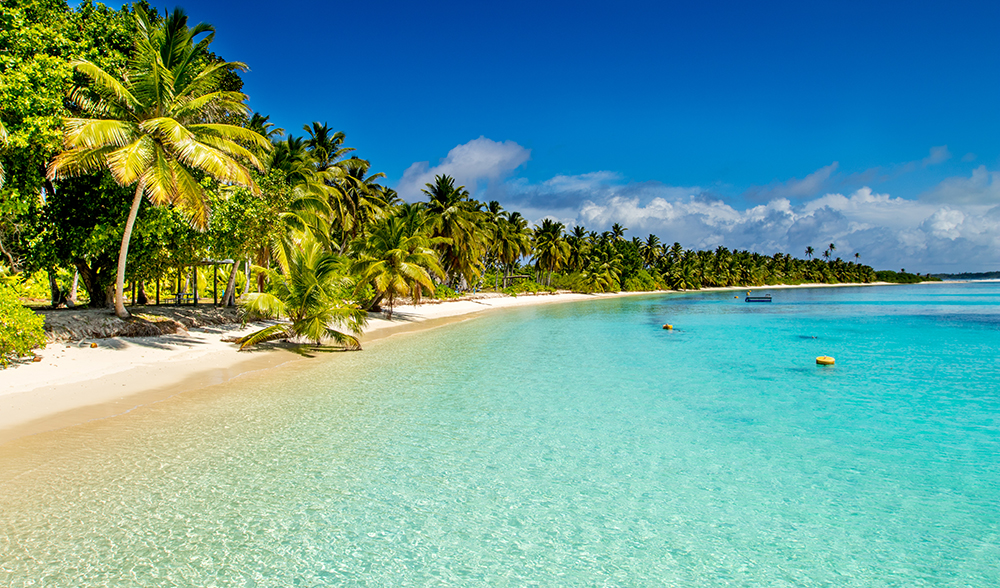
#> input picture 01_openCV/images/playa.jpg, 1000 x 588 px
$ python 05_ComputerVision_Algorithms.py
#> lines starting #> are read from the running program, lines starting #| are printed output that depends on the picture
import cv2
import numpy as np

img = cv2.imread('./images/playa.jpg', 0)
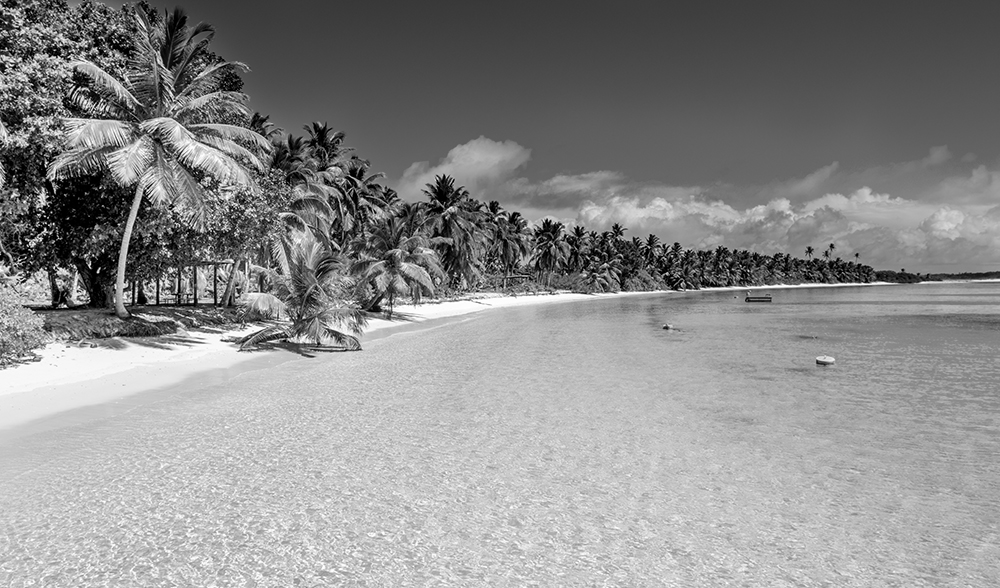
#> img: shape (588, 1000); min 0, max 255, mean 139.9
#cv2.imshow('original image', img)
#cv2.waitKey(0)

## SIFT feature detector
siftimg = np.zeros(np.shape(img), dtype=np.uint8)
sift = cv2.xfeatures2d.SIFT_create()
kp = sift.detect(img, None)
#> kp = 3857 keypoints; strongest (x, y, size): (65, 306, 1.9), (45, 229, 1.8), (20, 243, 2), (137, 282, 1.8)
siftimg = cv2.drawKeypoints(img, kp, siftimg)
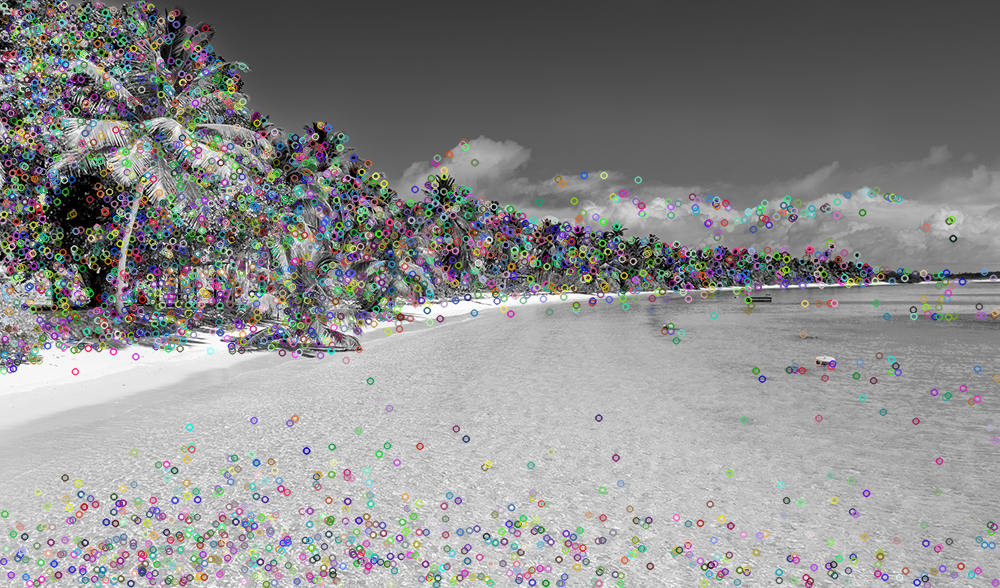
#> siftimg: shape (588, 1000, 3); mean of channels 0, 1, 2 140.1, 140.1, 140; drawn as B, G, R

## Harrtis Corner Detector
imgf = np.float32(img)
dst = cv2.cornerHarris(img, 2, 3, 0.04)
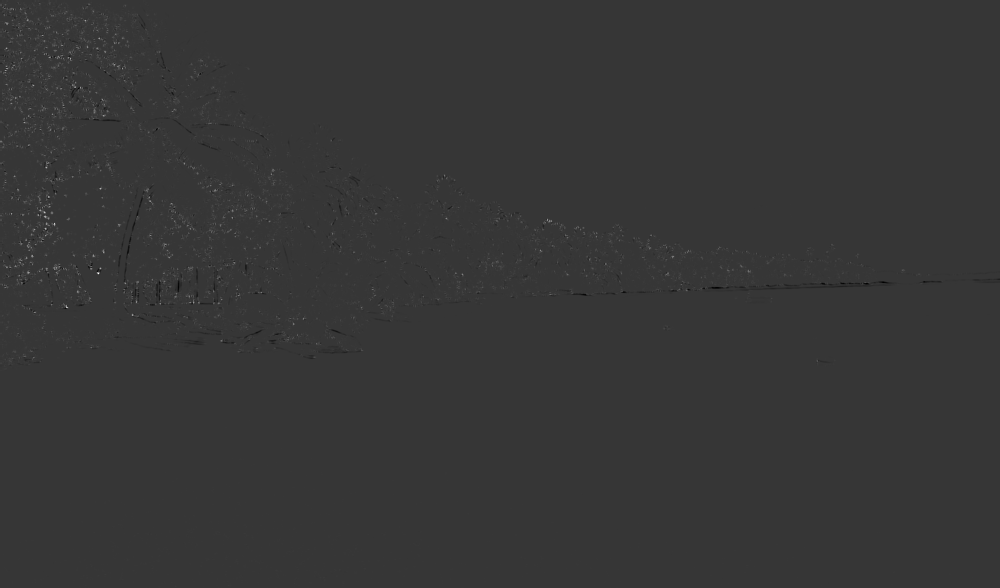
#> dst: shape (588, 1000) float32; min -0.0123, max 0.0452, mean 6.75e-05; drawn with min black and max white

Harrising = img.copy()

Harrising = cv2.cvtColor(Harrising, cv2.COLOR_GRAY2BGR)
# Threshold for an optimal value, it may vary depending on
Harrising[dst>0.02*dst.max()] = [0, 0, 255]
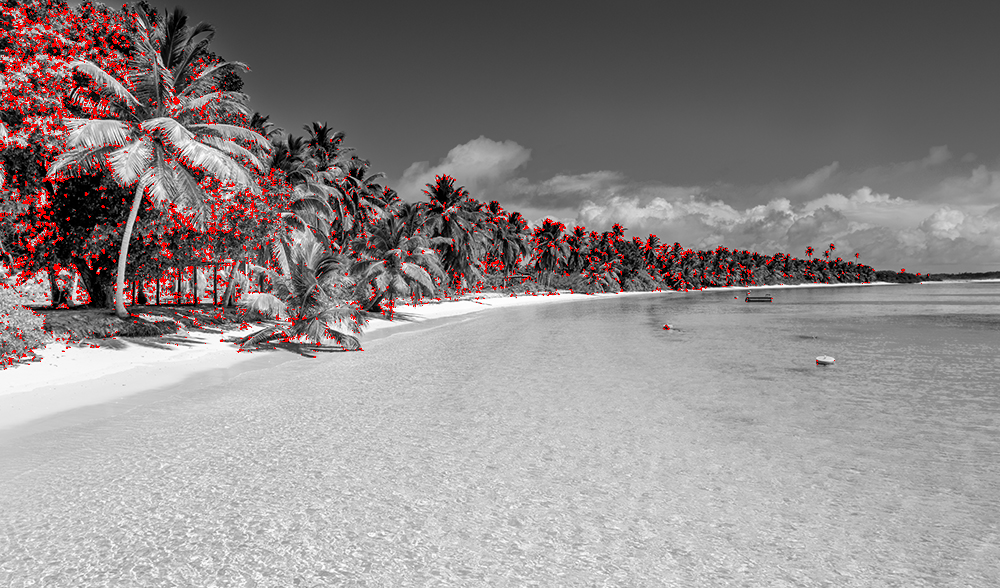
#> Harrising: shape (588, 1000, 3); mean B, G, R 137, 137, 143.7

cv2.imshow('original image', img)
cv2.imshow('Harris', Harrising)

cv2.waitKey(0)

$ run again, with 01_openCV/images/whale8.jpg copied over 01_openCV/images/playa.jpg
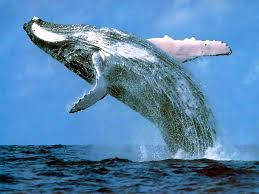
#> input picture 01_openCV/images/whale8.jpg, 259 x 194 px
#> kp = 314 keypoints; strongest (x, y, size): (35, 27, 5.3), (97, 49, 4.1), (40, 22, 4.3), (227, 54, 1.8)
#> `dst = cv2.cornerHarris(img, 2, 3, 0.04)`:
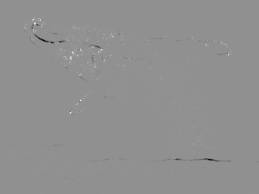
#> dst: shape (194, 259) float32; min -0.0118, max 0.00898, mean -3.32e-06; drawn with min black and max white
#> `Harrising[dst>0.02*dst.max()] = [0, 0, 255]`:
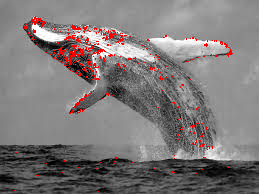
#> Harrising: shape (194, 259, 3); mean B, G, R 120.8, 120.8, 126.7
